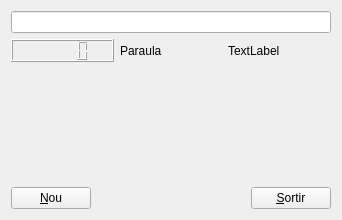
<?xml version="1.0" encoding="UTF-8"?>
<ui version="4.0">
 <class>MyForm</class>
 <widget class="QWidget" name="MyForm">
  <property name="geometry">
   <rect>
    <x>0</x>
    <y>0</y>
    <width>342</width>
    <height>220</height>
   </rect>
  </property>
  <property name="windowTitle">
   <string>Form</string>
  </property>
  <layout class="QVBoxLayout" name="verticalLayout">
   <item>
    <widget class="QLineEdit" name="lineEdit"/>
   </item>
   <item>
    <layout class="QHBoxLayout" name="horizontalLayout">
     <item>
      <widget class="QLCDNumber" name="lcdNumber"/>
     </item>
     <item>
      <widget class="QLabel" name="label">
       <property name="text">
        <string>Paraula</string>
       </property>
      </widget>
     </item>
     <item>
      <widget class="QLabel" name="paraulaLabel">
       <property name="text">
        <string>TextLabel</string>
       </property>
      </widget>
     </item>
    </layout>
   </item>
   <item>
    <spacer name="verticalSpacer">
     <property name="orientation">
      <enum>Qt::Vertical</enum>
     </property>
     <property name="sizeHint" stdset="0">
      <size>
       <width>20</width>
       <height>126</height>
      </size>
     </property>
    </spacer>
   </item>
   <item>
    <layout class="QHBoxLayout" name="horizontalLayout_2">
     <item>
      <widget class="QPushButton" name="nouButton">
       <property name="text">
        <string>&amp;Nou</string>
       </property>
      </widget>
     </item>
     <item>
      <spacer name="horizontalSpacer">
       <property name="orientation">
        <enum>Qt::Horizontal</enum>
       </property>
       <property name="sizeHint" stdset="0">
        <size>
         <width>40</width>
         <height>20</height>
        </size>
       </property>
      </spacer>
     </item>
     <item>
      <widget class="QPushButton" name="sortirButton">
       <property name="text">
        <string>&amp;Sortir</string>
       </property>
      </widget>
     </item>
    </layout>
   </item>
  </layout>
 </widget>
 <resources/>
 <connections>
  <connection>
   <sender>sortirButton</sender>
   <signal>clicked()</signal>
   <receiver>MyForm</receiver>
   <slot>close()</slot>
   <hints>
    <hint type="sourcelabel">
     <x>308</x>
     <y>203</y>
    </hint>
    <hint type="destinationlabel">
     <x>170</x>
     <y>109</y>
    </hint>
   </hints>
  </connection>
 </connections>
</ui>
